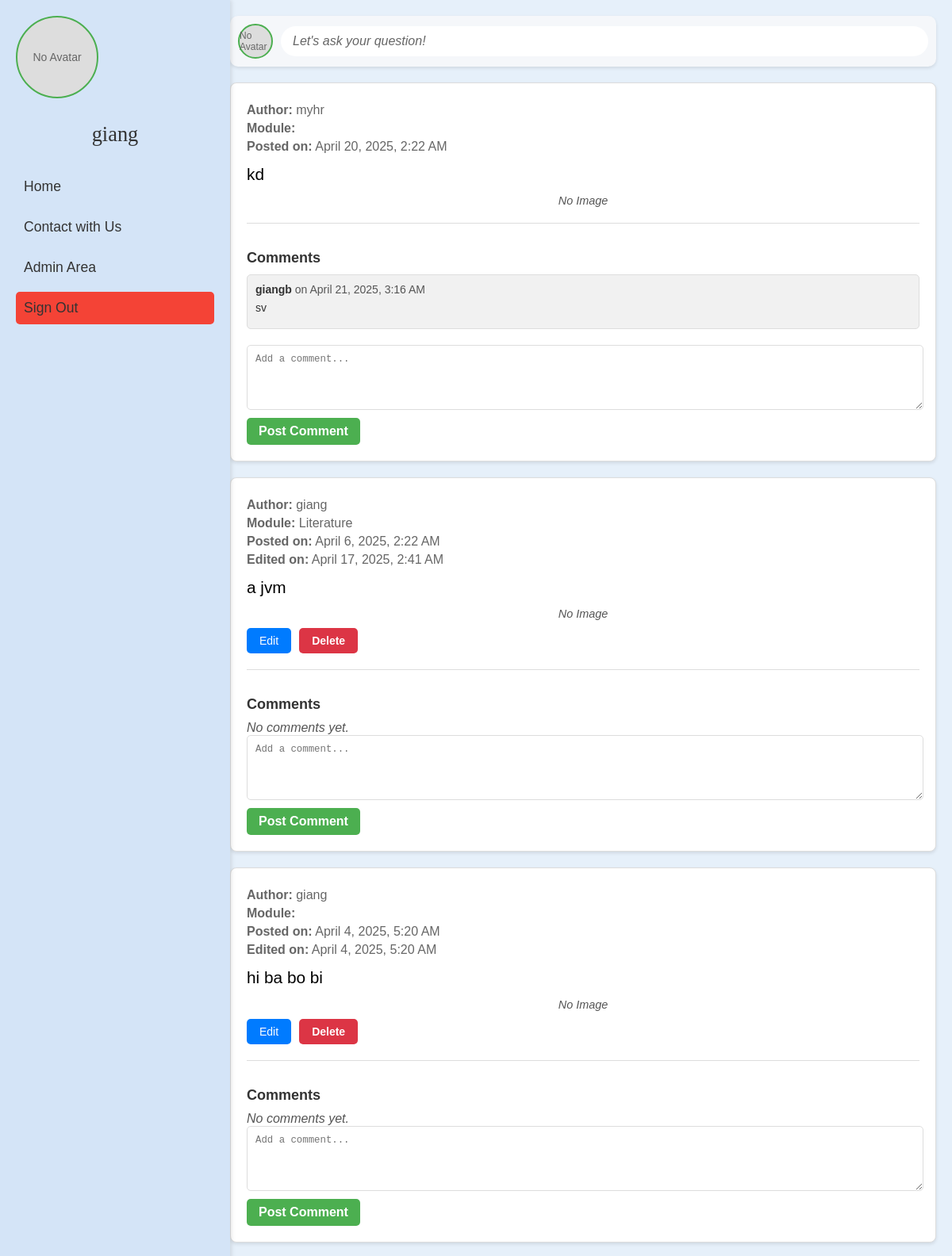
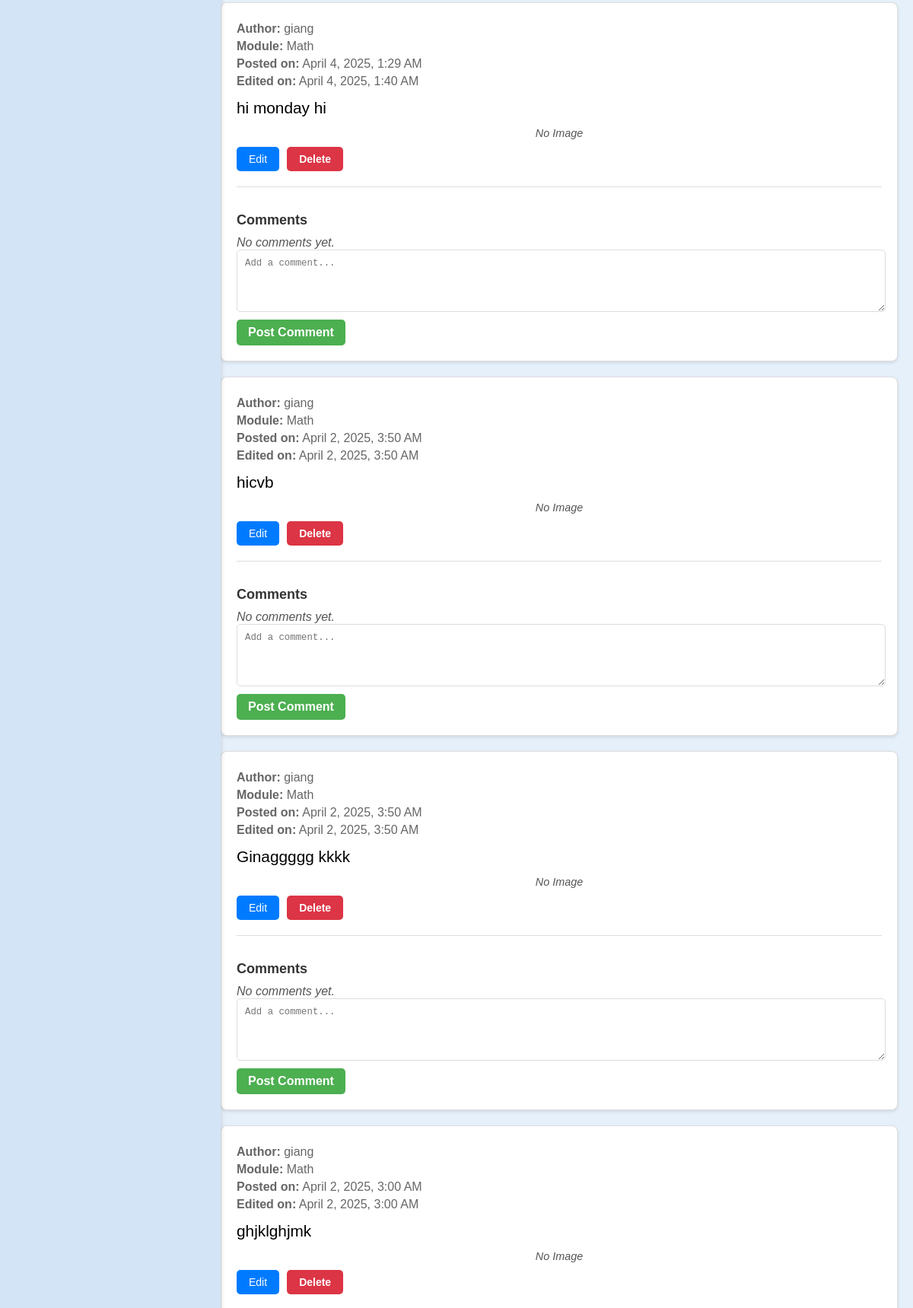
/index.php (signed in, upper part), run on the app's committed database (2 pictures, top to bottom).
### tables this page shows
CREATE TABLE `posts` (
  `id` int(11) NOT NULL,
  `content` text NOT NULL,
  `created_at` timestamp NOT NULL DEFAULT current_timestamp() ON UPDATE current_timestamp(),
  `image` varchar(255) DEFAULT NULL,
  `module_id` int(11) DEFAULT NULL,
  `user_id` int(11) NOT NULL,
  `updated_at` timestamp NULL DEFAULT NULL
);

CREATE TABLE `users` (
  `id` int(11) NOT NULL,
  `username` varchar(255) NOT NULL,
  `password` varchar(255) NOT NULL,
  `email` varchar(255) NOT NULL,
  `created_at` timestamp NOT NULL DEFAULT current_timestamp() ON UPDATE current_timestamp(),
  `bio` text DEFAULT NULL,
  `avatar` varchar(255) DEFAULT NULL,
  `gender` enum('Male','Female','Other') DEFAULT NULL,
  `dob` date DEFAULT NULL
);

CREATE TABLE `comments` (
  `id` int(11) NOT NULL,
  `post_id` int(11) NOT NULL,
  `user_id` int(11) NOT NULL,
  `content` text NOT NULL,
  `created_at` timestamp NOT NULL DEFAULT current_timestamp() ON UPDATE current_timestamp()
);

CREATE TABLE `modules` (
  `id` int(11) NOT NULL,
  `name` varchar(255) DEFAULT NULL
);

### index.php (called while the page is built, shortened)
<?php
include 'includes/DatabaseConnection.php';
$isLoggedIn = isset($_SESSION['user_id']);
if ($isLoggedIn) {
    $query = "
        SELECT
            p.id, p.content, p.image, p.created_at, p.updated_at, p.user_id,
            u.username,
            m.name AS module_name
        FROM posts p
        INNER JOIN users u ON p.user_id = u.id
        LEFT JOIN modules m ON p.module_id = m.id
        ORDER BY p.created_at DESC
    ";
    $statement = $pdo->prepare($query);
    $statement->execute();
    $posts = $statement->fetchAll(PDO::FETCH_ASSOC);
    foreach ($posts as &$post) {
        $commentQuery = "
            SELECT
                c.id, c.content, c.created_at, c.user_id,
                u.username AS commenter_username
            FROM comments c
            INNER JOIN users u ON c.user_id = u.id
            WHERE c.post_id = ?
            ORDER BY c.created_at ASC
        ";
        $commentStmt = $pdo->prepare($commentQuery);
        $commentStmt->execute([$post['id']]);
        $post['comments'] = $commentStmt->fetchAll(PDO::FETCH_ASSOC);
    }
} else {
    $posts = [];
}
include 'home.html.php';

### home.html.php (the view, shortened to what this page needs)
<!DOCTYPE html>
<html lang="en">
<head>
    <link rel="stylesheet" href="/questionforum/styles.css">
</head>
<body>
    <?php if ($isLoggedIn): ?>
        <?php include 'navigation.html.php'; ?>
        <main class="content-container">
            <?php
            $user_id = $_SESSION['user_id'];
            $avatarQuery = "SELECT avatar FROM users WHERE id = ?";
            $avatarStmt = $pdo->prepare($avatarQuery);
            $avatarStmt->execute([$user_id]);
            $user = $avatarStmt->fetch(PDO::FETCH_ASSOC);
            $avatar = $user['avatar'] ?? null;
            ?>
            <a href="/questionforum/posts/post_question.php" class="create-post-box">
                <div class="create-post-container">
                    <div class="create-post-avatar">
                        <?php if (!empty($avatar) && file_exists($_SERVER['DOCUMENT_ROOT'] . '/questionforum/' . $avatar)): ?>
                            <img src="/questionforum/<?= htmlspecialchars($avatar) ?>" alt="User Avatar" class="create-post-avatar-img">
                        <?php else: ?>
                            <div class="create-post-default-avatar">No Avatar</div>
                        <?php endif; ?>
                    </div>
                    <div class="create-post-placeholder">
                        <p>Let's ask your question!</p>
                    </div>
                </div>
            </a>
            <?php if (!empty($posts)): ?>
                <ul class="post-list">
                    <?php foreach ($posts as $post): ?>
                        <li class="post-item">
                            <p class="post-meta"><strong>Author:</strong> <?= htmlspecialchars($post['username']) ?></p>
                            <p class="post-meta"><strong>Module:</strong> <?= htmlspecialchars($post['module_name']) ?></p>
                            <p class="post-meta"><strong>Posted on:</strong> <?= date('F j, Y, g:i A', strtotime($post['created_at'])) ?></p>
                            <?php if (!empty($post['updated_at'])): ?>
                                <p class="post-meta"><strong>Edited on:</strong> <?= date('F j, Y, g:i A', strtotime($post['updated_at'])) ?></p>
                            <?php endif; ?>
                            <p class="post-content"><?= nl2br(htmlspecialchars($post['content'])) ?></p>
                            <div class="post-image-container">
                                <?php if (!empty($post['image']) && file_exists($_SERVER['DOCUMENT_ROOT'] . '/questionforum/' . $post['image'])): ?>
                                    <img src="/questionforum/<?= htmlspecialchars($post['image']) ?>" alt="Post Image" class="post-image">
                                <?php else: ?>
                                    <p class="no-image">No Image</p>
                                <?php endif; ?>
                            </div>
                            <?php if ($post['user_id'] == $user_id): ?>
                                <div class="post-actions">
                                    <a href="/questionforum/posts/edit.php?id=<?= $post['id'] ?>" class="edit-btn">Edit</a>
                                    <a href="/questionforum/posts/delete.php?id=<?= $post['id'] ?>" class="delete-btn" onclick="return confirm('Are you sure you want to delete this post?');">Delete</a>
                                </div>
                            <?php endif; ?>
                            <div class="comments-section">
                                <h3>Comments</h3>
                                <?php if (!empty($post['comments'])): ?>
                                    <ul class="comment-list">
                                        <?php foreach ($post['comments'] as $comment): ?>
                                            <li class="comment-item">
                                                <p class="comment-meta">
                                                    <strong><?= htmlspecialchars($comment['commenter_username'] ?? 'Anonymous') ?></strong>
                                                    on <?= date('F j, Y, g:i A', strtotime($comment['created_at'])) ?>
                                                </p>
                                                <p class="comment-content"><?= nl2br(htmlspecialchars($comment['content'])) ?></p>
                                            </li>
                                        <?php endforeach; ?>
                                    </ul>
                                <?php else: ?>
                                    <p class="no-comments">No comments yet.</p>
                                <?php endif; ?>
                                <form action="/questionforum/comments/post_comment.php" method="POST" class="comment-form">
                                    <div class="form-group">
                                        <textarea name="content" placeholder="Add a comment..." required></textarea>
                                    </div>
                                    <button type="submit" class="submit-btn">Post Comment</button>
                                </form>
                            </div>
                        </li>
                    <?php endforeach; ?>
                </ul>
            <?php else: ?>
                <p class="no-posts">No posts available yet.</p>
            <?php endif; ?>
        </main>
    <?php endif; ?>
</body>
</html>

### navigation.html.php (shortened to what this page needs)
<?php
$isLoggedIn = isset($_SESSION['user_id']);
$user_id = $isLoggedIn ? $_SESSION['user_id'] : null;
$avatar = null;
if ($isLoggedIn) {
    include 'includes/DatabaseConnection.php';
    $query = "SELECT avatar FROM users WHERE id = ?";
    $statement = $pdo->prepare($query);
    $statement->execute([$user_id]);
    $navUser = $statement->fetch(PDO::FETCH_ASSOC);
    $avatar = $navUser['avatar'] ?? null;
}
?>
<?php if ($isLoggedIn): ?>
    <nav class="vertical-nav">
        <div class="nav-avatar-container">
            <?php if (!empty($avatar) && file_exists($_SERVER['DOCUMENT_ROOT'] . '/questionforum/' . $avatar)): ?>
                <img src="/questionforum/<?= htmlspecialchars($avatar) ?>" alt="User Avatar" class="nav-avatar">
            <?php else: ?>
                <div class="nav-default-avatar">No Avatar</div>
            <?php endif; ?>
        </div>
        <div class="nav-header">
            <a href="/questionforum/profile.php" class="nav-header-link"><?= htmlspecialchars($_SESSION['username'] ?? 'Unknown User'); ?></a>
        </div>
        <ul>
            <li><a href="/questionforum/index.php">Home</a></li>
            <li><a href="/questionforum/contact/contact.php">Contact with Us</a></li>
            <li><a href="/questionforum/admin/login.php" >Admin Area</a></li>
            <li><a href="/questionforum/login/logout.php" class="navbar-link logout-btn">Sign Out</a></li>
        </ul>
    </nav>
<?php endif; ?>

### data on the page
posts: user.username "myhr", created_at "April 20, 2025, 2:22 AM", content "kd", shows "No Image"
comments: user.username "giangb", created_at "April 21, 2025, 3:16 AM", content "sv"
posts: user.username "giang", module.name "Literature", created_at "April 6, 2025, 2:22 AM", updated_at "April 17, 2025, 2:41 AM", content "a jvm", shows "No Image", shows "No comments yet."
posts: user.username "giang", created_at "April 4, 2025, 5:20 AM", updated_at "April 4, 2025, 5:20 AM", content "hi ba bo bi", shows "No Image", shows "No comments yet."
posts: user.username "giang", module.name "Math", created_at "April 4, 2025, 1:29 AM", updated_at "April 4, 2025, 1:40 AM", content "hi monday hi", shows "No Image", shows "No comments yet."
posts: user.username "giang", module.name "Math", created_at "April 2, 2025, 3:50 AM", updated_at "April 2, 2025, 3:50 AM", content "hicvb", shows "No Image", shows "No comments yet."
posts: user.username "giang", module.name "Math", created_at "April 2, 2025, 3:50 AM", updated_at "April 2, 2025, 3:50 AM", content "Ginaggggg kkkk", shows "No Image", shows "No comments yet."
posts: user.username "giang", module.name "Math", created_at "April 2, 2025, 3:00 AM", updated_at "April 2, 2025, 3:00 AM", content "ghjklghjmk", shows "No Image"

### other printed values
$_SESSION['username'] "giang"
